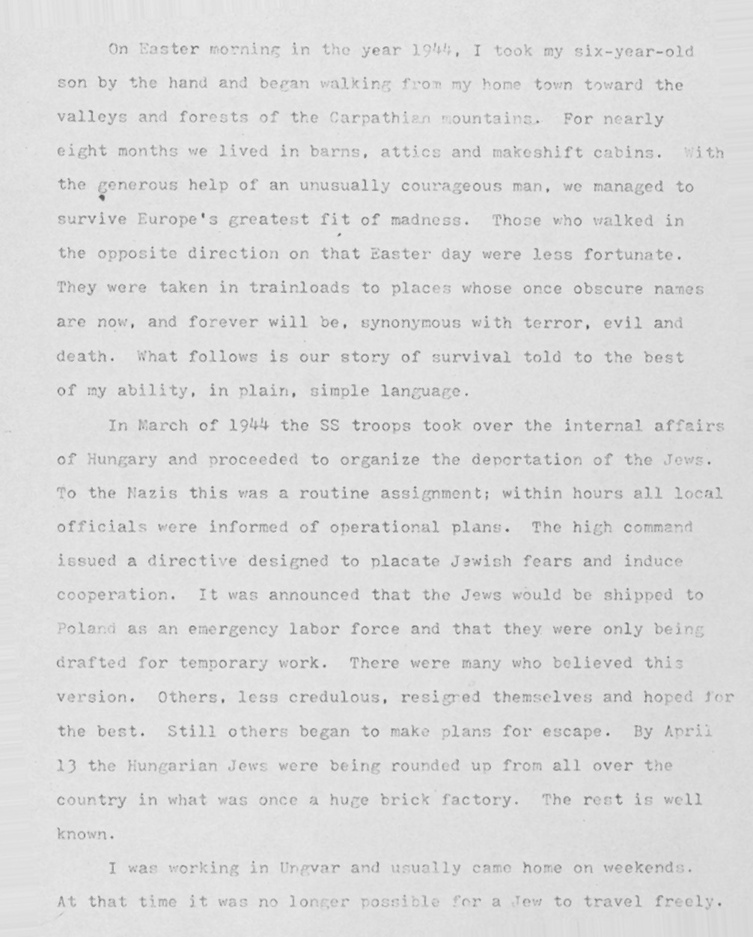
#> input picture temp_image.jpg, 753 x 937 px, shrunk from 1006 x 1251 before the run; its folder holds only this picture in this run
$ python -i back_end_code.py   (imports and definitions only)
#> lines starting #> are read from the running program, lines starting #| are printed output that depends on the picture; after the words box and inside, x2 and y2 are one past the last pixel; in counts of white or black regions, pixels touching at a corner belong together
import cv2
import numpy as np


def invert_image(image):
    return cv2.bitwise_not(image)

def grayscale(image):
    return cv2.cvtColor(image,cv2.COLOR_BGR2GRAY)

def binarize(image):
    trash, im_bw = cv2.threshold(image,150,255,cv2.THRESH_BINARY)
    return im_bw

def better_contrast(image,gamma):
    return np.uint8(cv2.pow(image / 255.0, gamma) * 255.0)

# [23 lines left out: functions noise_removal, thin_fog, thick_fog, not called in this run]

def getSkewAngle(cvImage) -> float:
    # Prep image, copy, convert to gray scale, blur, and threshold
    newImage = cvImage.copy()
    gray = cv2.cvtColor(newImage, cv2.COLOR_BGR2GRAY)
    blur = cv2.GaussianBlur(gray, (9, 9), 0)
    thresh = cv2.threshold(blur, 0, 255, cv2.THRESH_BINARY_INV + cv2.THRESH_OTSU)[1]

    # Apply dilate to merge text into meaningful lines/paragraphs.
    # Use larger kernel on X axis to merge characters into single line, cancelling out any spaces.
    # But use smaller kernel on Y axis to separate between different blocks of text
    kernel = cv2.getStructuringElement(cv2.MORPH_RECT, (30, 5))
    dilate = cv2.dilate(thresh, kernel, iterations=2)

    # Find all contours
    contours, hierarchy = cv2.findContours(dilate, cv2.RETR_LIST, cv2.CHAIN_APPROX_SIMPLE)
    contours = sorted(contours, key = cv2.contourArea, reverse = True)
    for c in contours:
        rect = cv2.boundingRect(c)
        x,y,w,h = rect
        cv2.rectangle(newImage,(x,y),(x+w,y+h),(0,255,0),2)

    # Find largest contour and surround in min area box
    largestContour = contours[0]
    print (len(contours))
    minAreaRect = cv2.minAreaRect(largestContour)
    cv2.imwrite("temp/boxes.jpg", newImage)
    # Determine the angle. Convert it to the value that was originally used to obtain skewed image
    angle = minAreaRect[-1]
    if angle < -45:
        angle = 90 + angle
    return -1.0 * angle
# Rotate the image around its center
def rotateImage(cvImage, angle: float):
    newImage = cvImage.copy()
    (h, w) = newImage.shape[:2]
    center = (w // 2, h // 2)
    M = cv2.getRotationMatrix2D(center, angle, 1.0)
    newImage = cv2.warpAffine(newImage, M, (w, h), flags=cv2.INTER_CUBIC, borderMode=cv2.BORDER_REPLICATE)
    return newImage

# Deskew image
def deskew(cvImage):
    angle = getSkewAngle(cvImage)
    return rotateImage(cvImage, -1.0 * angle)

# [40 lines left out: functions remove_bordesr, missing_border, image_processing, temp_format, not called in this run]

>>> import cv2
>>> picture = cv2.imread('temp_image.jpg')
#> picture is the input picture: shape (937, 753, 3); min 78, max 241, mean 219.6
>>> result = deskew(picture)
#> in getSkewAngle, `thresh = cv2.threshold(blur, 0, 255, cv2.THRESH_BINARY_INV + cv2.THRES..`:
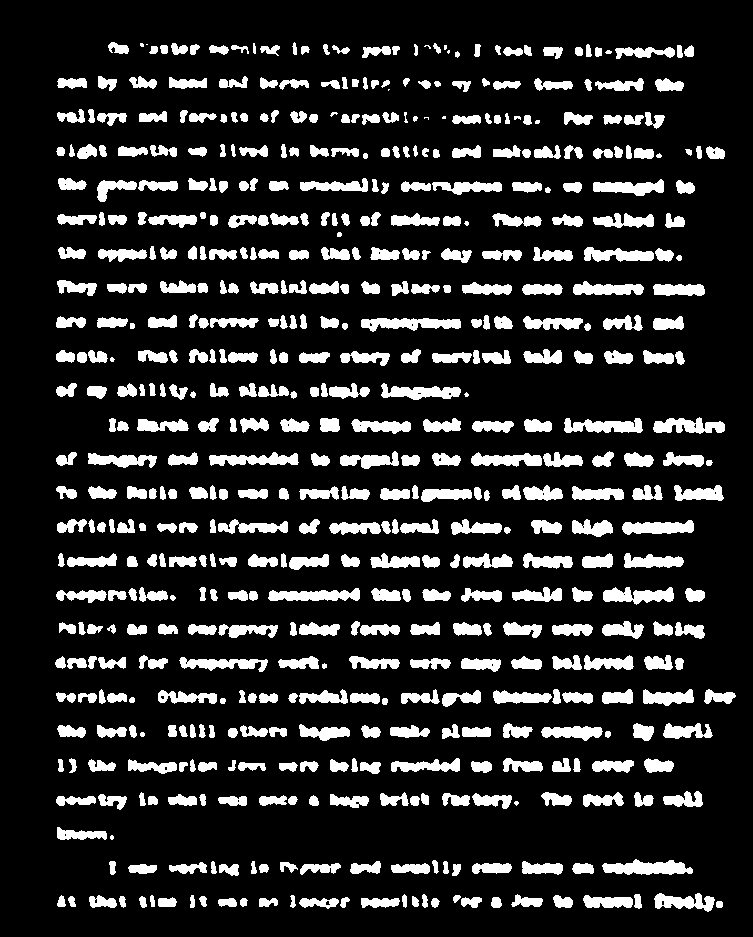
#> thresh: shape (937, 753); 15.5% white; 552 white regions (14 under 20 px), largest, box (x1, y1, x2, y2) and area: (602, 859, 693, 875) 954, (361, 318, 461, 332) 911, (268, 588, 360, 601) 834
#> in getSkewAngle, `dilate = cv2.dilate(thresh, kernel, iterations=2)`:
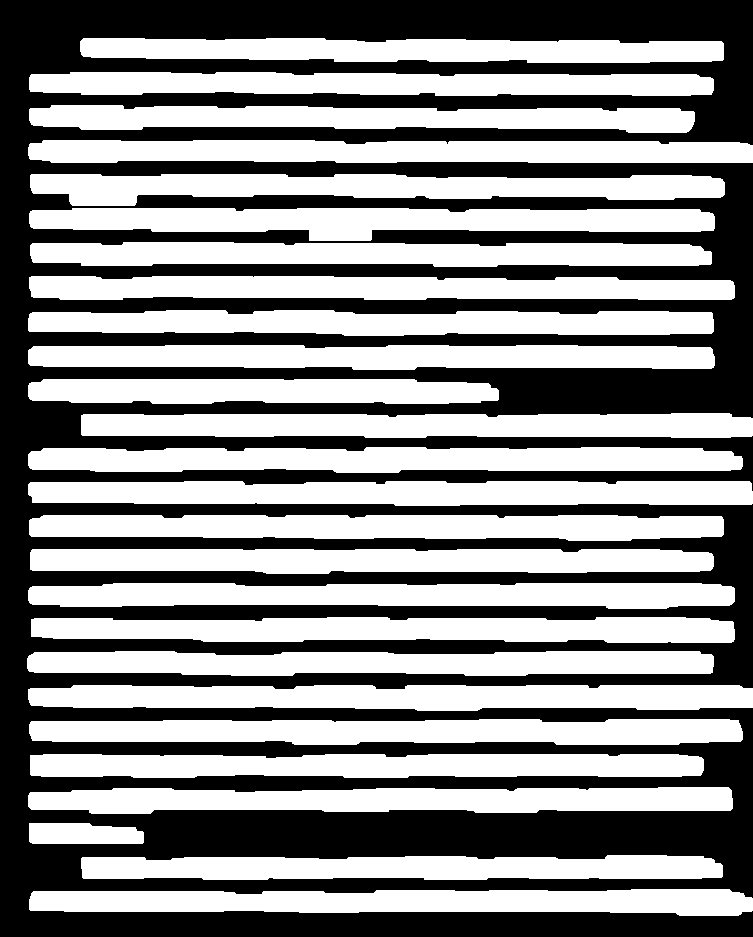
#> dilate: shape (937, 753); 53.4% white; 1 black region
#> in getSkewAngle, `contours, hierarchy = cv2.findContours(dilate, cv2.RETR_LIST, cv2.CHAI..`: contours = 26 contours; largest, box (x1, y1, x2, y2) and area: (28, 685, 753, 711) 15566, (28, 481, 753, 506) 15548, (29, 719, 743, 745) 15336, (28, 447, 743, 473) 15185, (29, 515, 724, 541) 15007
#> the loop in getSkewAngle, `for c in contours:` made 26 passes
#> (x, y, w, h) on passes 1 to 12: (28, 685, 725, 26), (28, 481, 725, 25), (29, 719, 714, 26), (28, 447, 715, 26), (29, 515, 695, 26), (29, 208, 686, 33), (31, 617, 704, 26), (29, 889, 724, 27), (28, 787, 705, 27), (28, 583, 707, 26), (30, 549, 684, 25), (30, 174, 695, 32)
#> after the loop in getSkewAngle, `for c in contours:`:
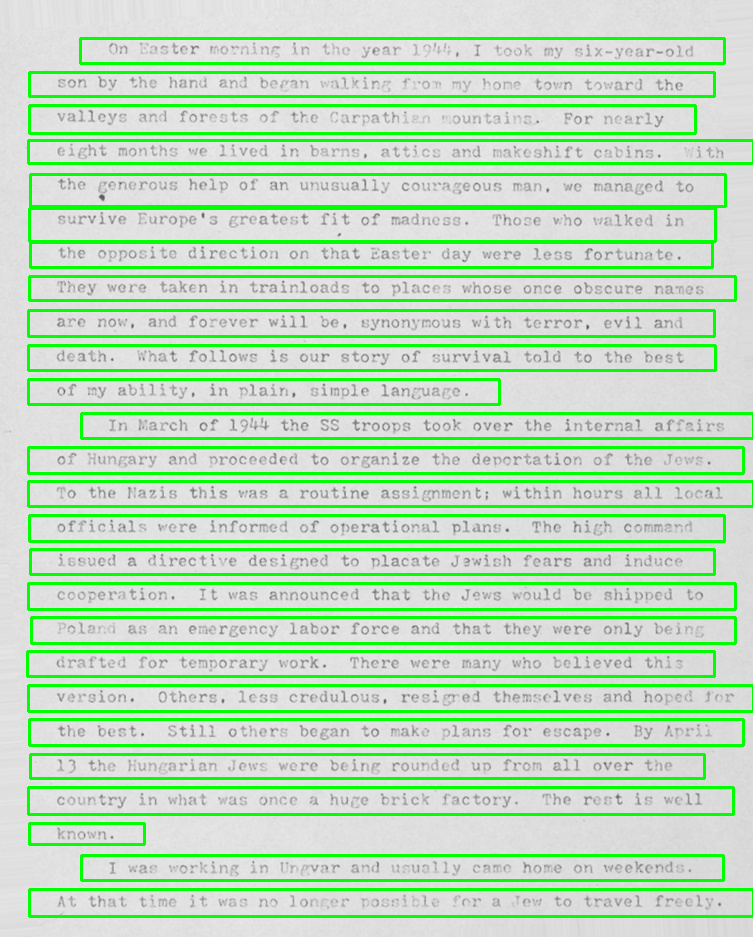
#> newImage: shape (937, 753, 3); 14.87% of pixels changed, all inside (x1, y1, x2, y2) = (26, 37, 753, 918)
#> in getSkewAngle, `largestContour = contours[0]`: largestContour = contour of 78 points, box (x1, y1, x2, y2) (28, 685, 753, 711), area 15566
#| 26
#> in getSkewAngle, `minAreaRect = cv2.minAreaRect(largestContour)`: minAreaRect = ((390, 697.5), (25, 724), -90)
#> in getSkewAngle, `angle = minAreaRect[-1]`: angle = -90
#> in getSkewAngle, `angle = 90 + angle`: angle = 0
#> in rotateImage, `M = cv2.getRotationMatrix2D(center, angle, 1.0)`: M = [[1, 0, 0], [0, 1, 0]]
